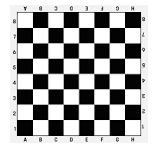
%> input picture dip/images/chessboard.png, 158 x 148 px
$ octave nonlinearFilter.m   (GNU Octave 9; MATLAB toolbox functions it lacks are replaced by stand-ins)
%> lines starting %> are read from the running program, lines starting %| are printed output that depends on the picture
I = imread('./images/chessboard.png');
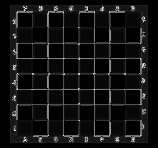
%> I: size 148x158 uint8; min 0, max 34, mean 2.5; drawn with min black and max white
f = @(x) min(x(:));
J = nlfilter(I,[3 3],f);
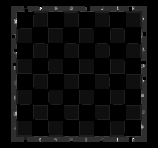
%> J: size 148x158 uint8; min 0, max 16, mean 0.768; drawn with min black and max white
subplot(1,2,1);imshow(I);hold on;
subplot(1,2,2);imshow(J);
